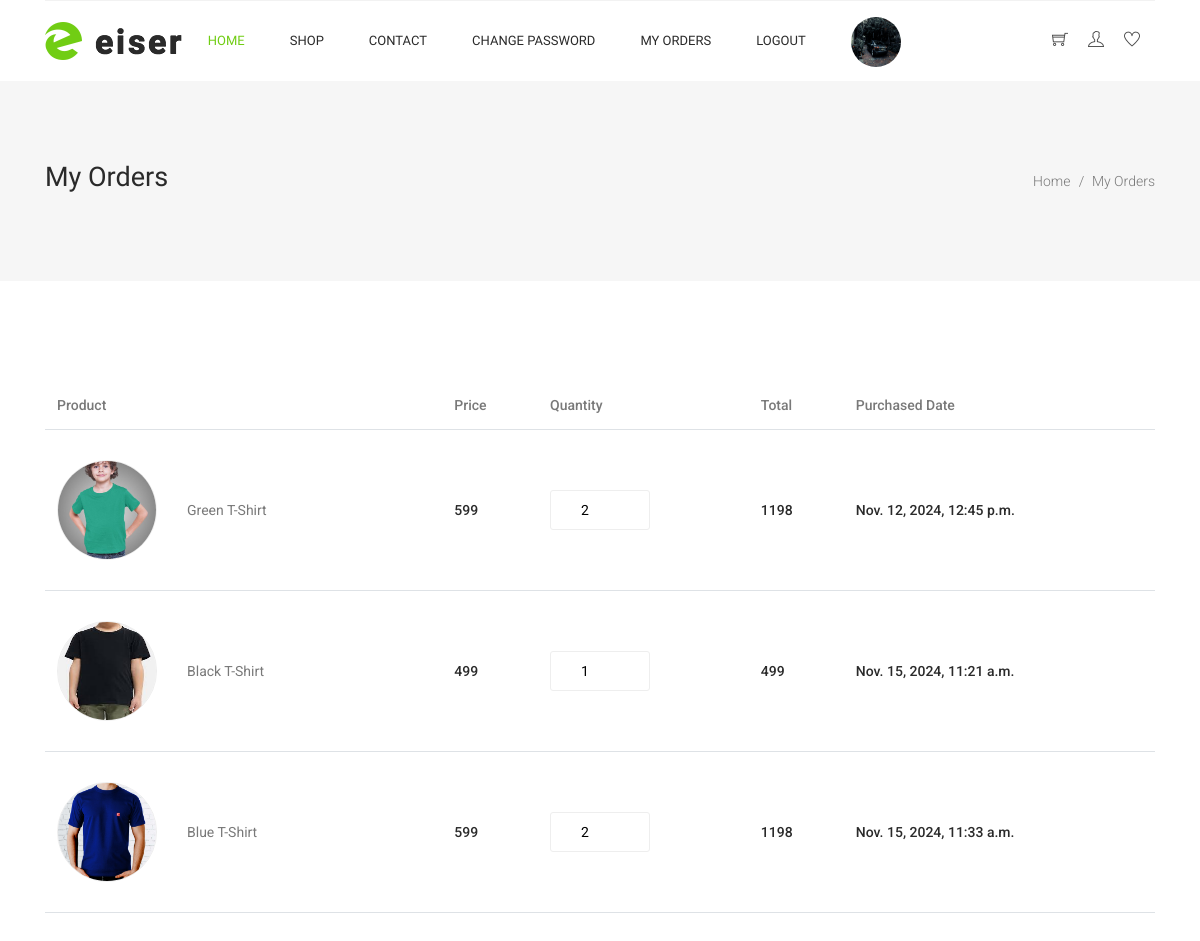
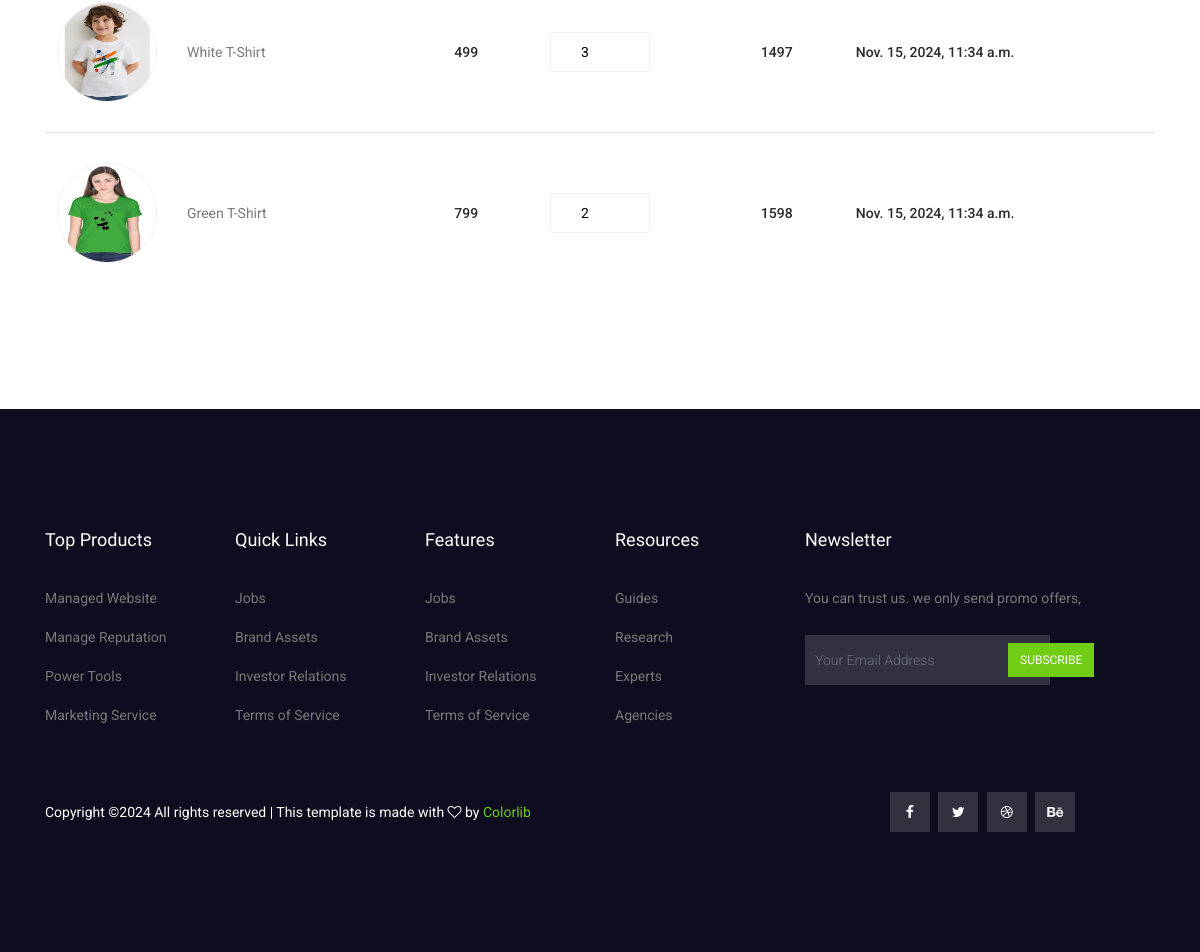
/myorders/ (signed in), run on the app's committed database (2 pictures, top to bottom).
### myapp/models.py (models this page shows, shortened)
class Cart(models.Model):
	user=models.ForeignKey(User,on_delete=models.CASCADE)
	product=models.ForeignKey(Product,on_delete=models.CASCADE)
	date=models.DateTimeField(default=timezone.now)
	product_price=models.PositiveIntegerField()
	product_qty=models.PositiveIntegerField(default=1)
	total_price=models.PositiveIntegerField()
	payment_status=models.BooleanField(default=False)

class Product(models.Model):
	seller=models.ForeignKey(User,on_delete=models.CASCADE)
	category=(
		("Men","Men"),
		("Women","Women"),
		("Kids","Kids"),
	)
	size=(
		("s","s"),
		("L","L"),
		("M","M"),
		("XL","XL"),
		("XXL","XXL"),
	)
	product_catagory=models.CharField(max_length=100,choices=category)
	product_name=models.CharField(max_length=100)
	product_price=models.PositiveIntegerField()
	product_desc=models.TextField()
	product_picture=models.ImageField(upload_to="product_picture/")
	product_size=models.CharField(max_length=100,choices=size,default="")

### myapp/views.py (the view)
# urls.py: path('myorders/',views.myorders,name='myorders'),
def myorders(request):
	user=User.objects.get(email=request.session['email'])
	carts=Cart.objects.filter(user=user,payment_status=True)
	return render(request,'myorders.html',{'carts':carts})

### myapp/templates/myorders.html (shortened to what this page needs)
{% extends 'header.html' %}
{% load static %}
{% block content %}
<!DOCTYPE html>
<html lang="en">
  <head>
  </head>
  <body>
    <section class="banner_area">
      <div class="banner_inner d-flex align-items-center">
        <div class="container">
          <div
            class="banner_content d-md-flex justify-content-between align-items-center"
          >
            <div class="mb-3 mb-md-0">
              <h2>My Orders</h2>
            </div>
            <div class="page_link">
              <a href="index.html">Home</a>
              <a href="cart.html">My Orders</a>
            </div>
          </div>
        </div>
      </div>
    </section>
    <section class="cart_area">
      <div class="container">
        <div class="cart_inner">
          <div class="table-responsive">
            <table class="table">
              <thead>
                <tr>
                  <th scope="col">Product</th>
                  <th scope="col">Price</th>
                  <th scope="col">Quantity</th>
                  <th scope="col">Total</th>
                  <th scope="col">Purchased Date</th>
                </tr>
              </thead>
              <tbody>
                {% for i in carts %}
                <tr>
                  <td>
                    <div class="media">
                      <div class="d-flex">
                        <img
                          src="{{i.product.product_picture.url}}" style="width: 100px;
                          height: 100px; border-radius: 50px;"
                          alt=""
                        />
                      </div>
                      <div class="media-body">
                        <p>{{i.product.product_name}}</p>
                      </div>
                    </div>
                  </td>
                  <td>
                    <h5>{{i.product.product_price}}</h5>
                  </td>
                  <td>
                    <div class="product_count">
                      <form name="change_qty" method="post" action="{% url 'change-qty' %}">
                      <input type="number" onchange="this.form.submit();"
                        name="product_qty"
                        id="sst"
                        min="1"
                        max="10"
                        value="{{i.product_qty}}"
                        title="Quantity:"
                        class="input-text qty"
                        readonly
                      />
                       </form>
                    </div>
                  </td>
                  <td>
                    <h5>{{i.total_price}}</h5>
                  </td>
                  <td>
                    <h5>{{i.date}}</h5>
                  </td>
                </tr>
               {% endfor %}
              </tbody>
            </table>
          </div>
        </div>
      </div>
    </section>
  </body>
</html>
{% endblock%}

### myapp/static/css/style.css (style rules this page uses)
body { line-height:24px;font-size:14px;font-family:"Roboto",sans-serif;font-weight:normal;color:#797979 }
h1,h2,h3,h4,h5,h6 { font-family:"Heebo",sans-serif;color:#2a2a2a;font-weight:500 }
a { text-decoration:none;transition:all 0.3s ease-in-out }
.banner_area { position:relative;z-index:1;min-height:200px }
.banner_area .banner_inner { position:relative;overflow:hidden;width:100%;min-height:200px;background:#f6f6f6;z-index:1 }
.banner_area .banner_inner .banner_content { position:relative;z-index:10 }
.banner_area .banner_inner .banner_content h2 { font-size:27px;font-weight:500 }
.banner_area .banner_inner .banner_content .page_link a { font-size:14px;font-weight:300;color:#797979;font-family:"Roboto",sans-serif;margin-right:18px;position:relative }
.banner_area .banner_inner .banner_content .page_link a:before { content:"/";font-size:14px;position:absolute;right:-14px;top:50%;transform:translateY(-50%) }
.banner_area .banner_inner .banner_content .page_link a:last-child { margin-right:0px }
.banner_area .banner_inner .banner_content .page_link a:last-child:before { display:none }
h2 { font-size:30px }
h5 { font-size:16px }
.product_count { display:inline-block;position:relative;margin-bottom:24px }
.product_count input { width:76px;border:1px solid #eeeeee;border-radius:3px;padding-left:10px }
.cart_area { padding-top:100px;padding-bottom:100px }
.cart_inner .table thead tr th { border-top:0px;font-size:14px;font-weight:500;font-family:"Roboto",sans-serif;color:#797979;border-bottom:0px !important }
.cart_inner .table tbody tr td { padding-top:30px;padding-bottom:30px;vertical-align:middle;align-self:center }
.cart_inner .table tbody tr td .media .d-flex { padding-right:30px }
.cart_inner .table tbody tr td .media .d-flex img { border:1px solid #eeeeee;border-radius:3px }
.cart_inner .table tbody tr td .media .media-body { vertical-align:middle;align-self:center }
.cart_inner .table tbody tr td .media .media-body p { margin-bottom:0px }
.cart_inner .table tbody tr td h5 { font-size:14px;color:#2a2a2a;font-family:"Roboto",sans-serif;margin-bottom:0px }
.cart_inner .table tbody tr td .product_count { margin-bottom:0px }
.cart_inner .table tbody tr td .product_count input { width:100px;padding-left:30px;height:40px;outline:none;box-shadow:none }

### data on the page
Cart: product.product_picture (picture), product.product_name "Green T-Shirt", product.product_price "599", product_qty "2", total_price "1198", date "Nov. 12, 2024, 12:45 p.m."
Cart: product.product_picture (picture), product.product_name "Black T-Shirt", product.product_price "499", product_qty "1", total_price "499", date "Nov. 15, 2024, 11:21 a.m."
Cart: product.product_picture (picture), product.product_name "Blue T-Shirt", product.product_price "599", product_qty "2", total_price "1198", date "Nov. 15, 2024, 11:33 a.m."
Cart: product.product_picture (picture), product.product_name "White T-Shirt", product.product_price "499", product_qty "3", total_price "1497", date "Nov. 15, 2024, 11:34 a.m."
Cart: product.product_picture (picture), product.product_name "Green T-Shirt", product.product_price "799", product_qty "2", total_price "1598", date "Nov. 15, 2024, 11:34 a.m."
